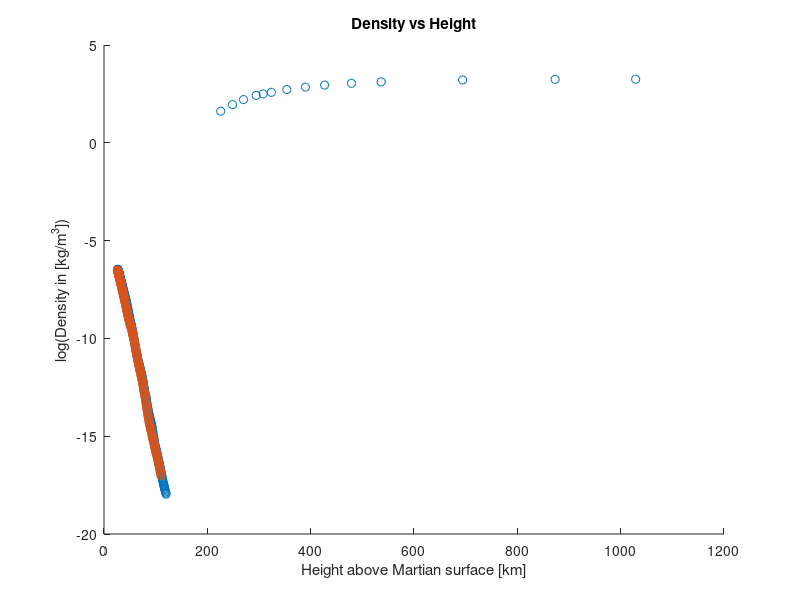
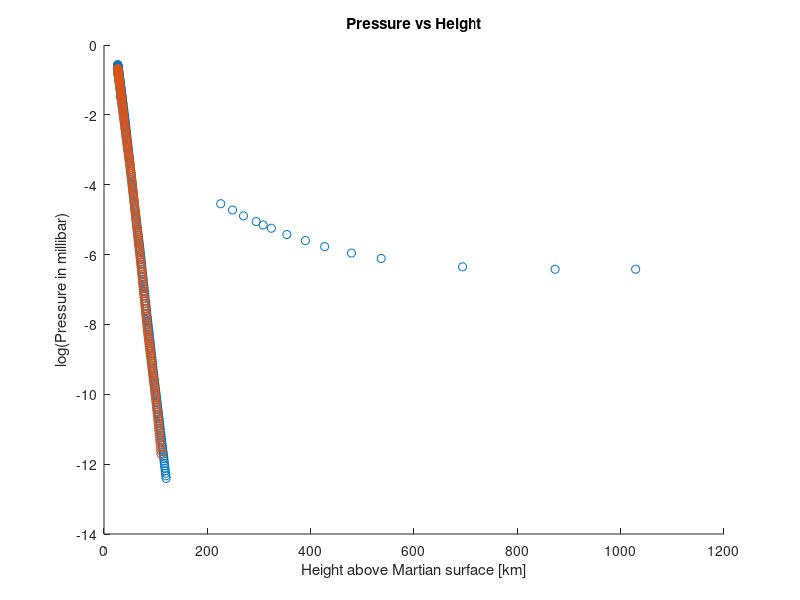
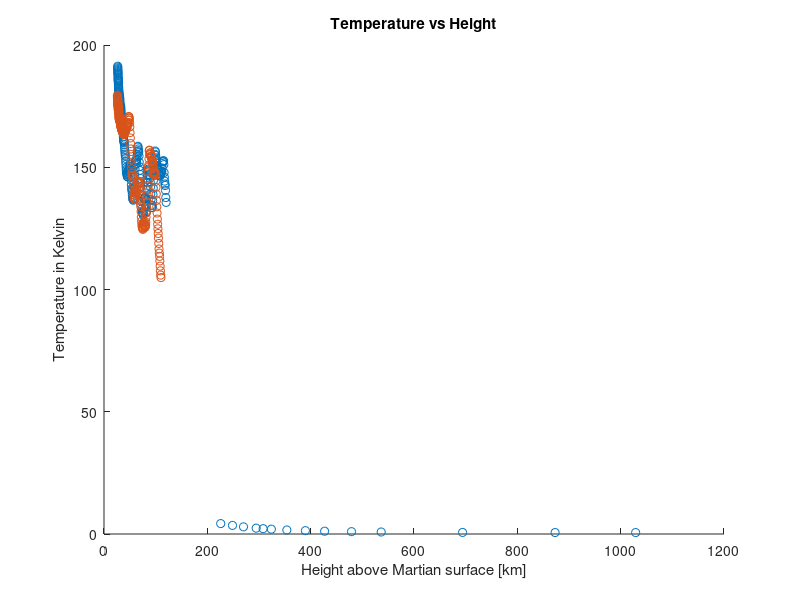

These charts were generated, in order, by the following MATLAB code:
% t, sec	V, m/s	z, km	rho, kg m-3	  p, mb		T, K    -dz/dt, m/s
clear
vdat = textscan(fopen('viking.txt'),'%d%f%f%f%f%f%f','headerlines',1);


zs{1} = vdat{3};
rho{1} = vdat{4};
pres{1} = vdat{5};
temp{1} = vdat{6};

vdat2 = textscan(fopen('viking2.txt'),'%f%f%f%f%f%f','headerlines',1);


zs{end+1} = vdat2{3};
rho{end+1} = vdat2{4};
pres{end+1} = vdat2{5};
temp{end+1} = vdat2{6};

close all

for i = 1:2
    figure(1)
    hold on
    scatter(zs{i},log(rho{i}));
    title("Density vs Height");
    ylabel("log(Density in [kg/m^3])")
    xlabel("Height above Martian surface [km]")

    figure(2)
    hold on
    scatter(zs{i},log(pres{i}));
    title("Pressure vs Height");
    ylabel("log(Pressure in millibar)")
    xlabel("Height above Martian surface [km]")
    
    figure(3)
    hold on
    scatter(zs{i},temp{i});
    title("Temperature vs Height");
    ylabel("Temperature in Kelvin")
    xlabel("Height above Martian surface [km]")
end